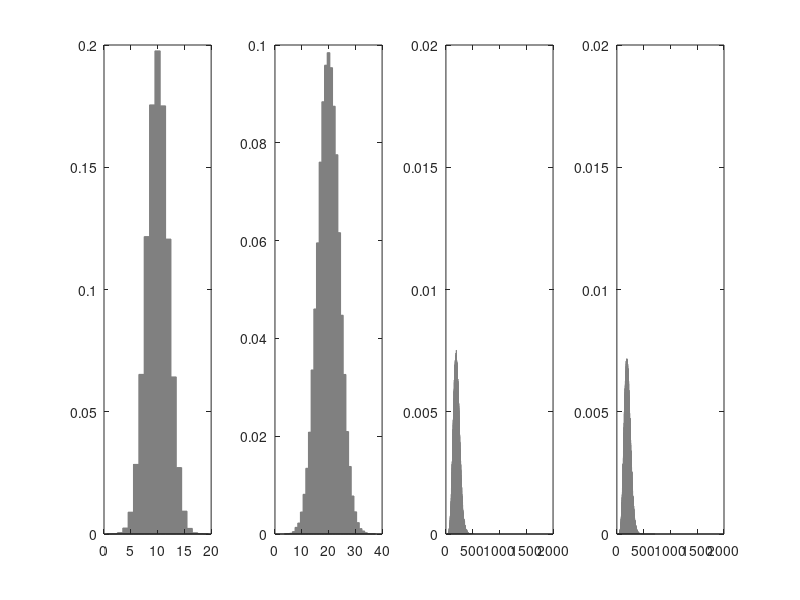

This figure's MATLAB source:
clear all
close all
clc


rng(0)

num = 100000;
border = 1;


X = normrnd(10, 2, [num, 1]);
% W = rand(num, 1);
% W = randn(num, 1)*100;
W = normrnd(20, 4, [num, 1]);



Z = X .* W;


line_X = round(min(X)):border:round(max(X));
f_X = hist(X, line_X);
f_X = f_X/num;

line_W = round(min(W)):border:round(max(W));
f_W = hist(W, line_W);
f_W = f_W/num;

line_Z = round(min(Z)):border*1:round(max(Z));
f_Z = hist(Z, line_Z);
f_Z = f_Z/num;





X = round(X);
W = round(W);



% assume z = 200
z = 200;
p_all = 0;



% product distribution simulation experiment

line_t = 1:2000;
f_t = 1:2000;


for j = 1:max(size(line_t))
    z = line_t(j);
    p_all = 0;
    for i = 1:max(size(line_X))
        x = line_X(i);

        p_x = f_X(find(line_X == x));

        w = round(z/x);
        pos = find(line_W == w);

        p_w = 0;
        if min(size(pos)) > 0
            p_w = p_w + f_W(pos);
        end

        temp = p_x*p_w*(1/abs(x));
        p_all = p_all + temp;

%        [x p_x w p_w temp]
    end

    f_t(j) = p_all;
%    p_all
end





figure
subplot(1, 4, 1)
bar(line_X, f_X, 1, 'FaceColor', [0.5 0.5 0.5], 'EdgeColor', [0.5 0.5 0.5])
subplot(1, 4, 2)
bar(line_W, f_W, 1, 'FaceColor', [0.5 0.5 0.5], 'EdgeColor', [0.5 0.5 0.5])
subplot(1, 4, 3)
bar(line_Z, f_Z, 1, 'FaceColor', [0.5 0.5 0.5], 'EdgeColor', [0.5 0.5 0.5])
ylim([0 0.02])
xlim([0 2000])
subplot(1, 4, 4)
bar(line_t, f_t, 1, 'FaceColor', [0.5 0.5 0.5], 'EdgeColor', [0.5 0.5 0.5])
ylim([0 0.02])
xlim([0 2000])




f_Z_t = abs(f_t - f_t);
f_Z_t(line_Z) = f_Z;

% sum(abs(f_Z_t - f_t))

p_value = sum(f_Z_t .* f_t)/(sum(f_Z_t.*f_Z_t)^(0.5) * sum(f_t.*f_t)^(0.5))


